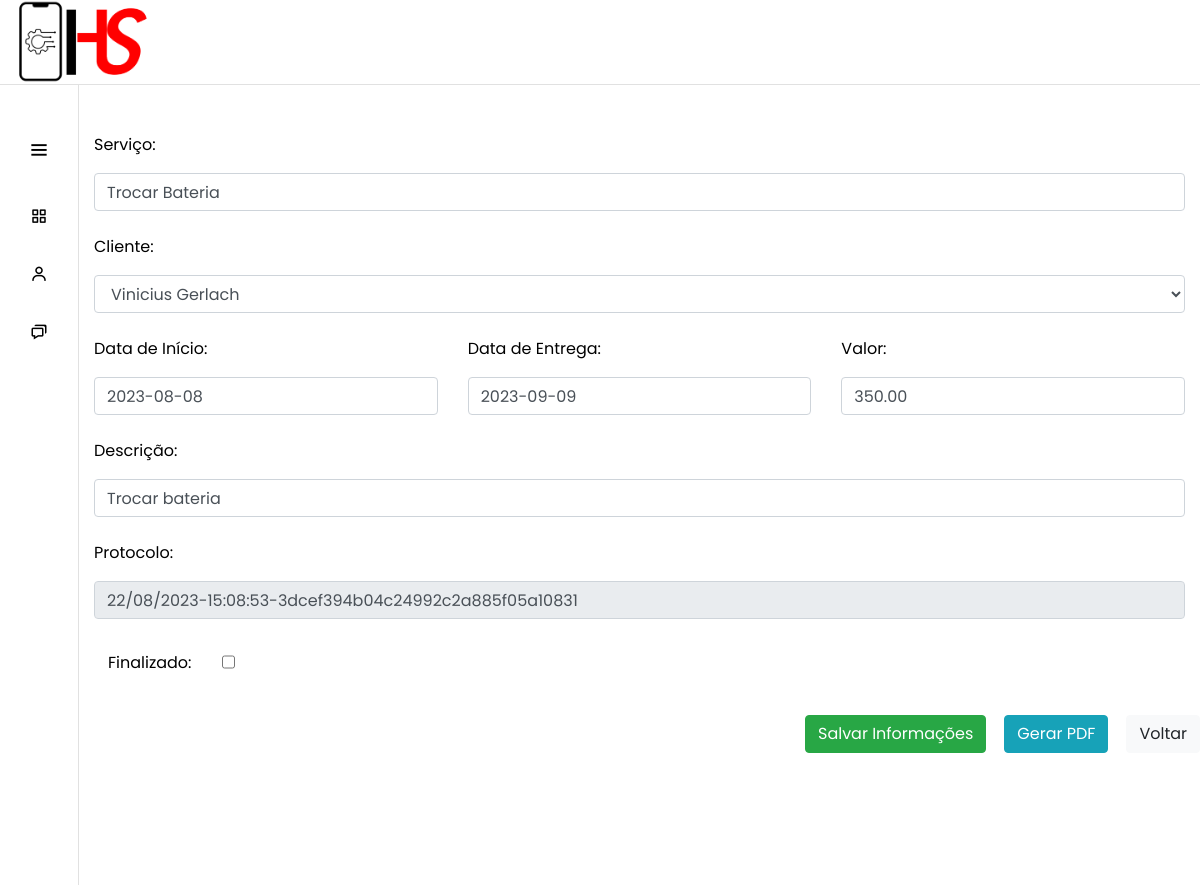
Page /servicos/servico/Xuy0KYKviwvmb17TLxJChA/ on the committed database.
### servicos/models.py (models this page shows, shortened)
class Servico(models.Model):
    servico = models.CharField(max_length=30)
    cliente = models.ForeignKey(Cliente, on_delete=models.SET_NULL, null=True)
    preco = models.DecimalField(max_digits=8, decimal_places=2, null=True)
    data_inicio = models.DateField(null=True)
    data_entrega = models.DateField(null=True)
    descricao = models.CharField(max_length=100, null=True)
    finalizado = models.BooleanField(default=False)
    protocolo = models.CharField(max_length=52, null=True, blank=True)
    identificador = models.CharField(max_length=24, null=True, blank=True)

### servicos/views.py (the view)
# urls.py: path('servico/<str:identificador>/', views.servico, name="servico"),
def servico(request, identificador):
    servico = get_object_or_404(Servico, identificador=identificador)
    form = FormServico(instance=servico)
    return render(request, 'servico.html', {'form': form, 'identificador': identificador})

### servicos/forms.py
class FormServico(ModelForm):
    class Meta:
        model = Servico
        fields = "__all__"
    def __init__(self, *args, **kwargs):
        super().__init__(*args, **kwargs)
        for field in self.fields:
            self.fields[field].widget.attrs.update({'class': 'form-control'})
        self.fields['protocolo'].widget.attrs.update({'readonly': 'readonly'})

### clientes/models.py (called while the page is built)
    def __str__(self) -> str:
        return self.nome_completo

### servicos/templates/servico.html
{% extends "base.html" %}
{% load static %}
{% block 'head' %}
    <link rel="stylesheet" href="{% static 'clientes/css/clientes.css' %}">
    <link rel="stylesheet" href="{% static 'servicos/css/listar_servico.css' %}">
{% endblock %}
{% block 'dashboard' %}
    <br>
    <br>
    <div class="container">
        <form action="{% url 'atualizar_servico' identificador %}" method="POST">{% csrf_token %}
            <div>
                <p>Serviço:</p>
                {{form.servico}}
                <br>
                <p>Cliente:</p>
                {{form.cliente}}
                <br>
            </div>
            <div class="row">
                <div class="col-md">
                    <p>Data de Início:</p>
                    {{form.data_inicio}}
                </div>
                <div class="col-md">
                    <p>Data de Entrega:</p>
                    {{form.data_entrega}}
                </div>
                <div class="col-md">
                    <p>Valor:</p>
                    {{form.preco}}
                </div>
            </div>
            <br>
            <div>
                <p>Descrição:</p>
                {{form.descricao}}
            </div>
            <br>
            <div>
                <p>Protocolo:</p>
                {{form.protocolo}}
            </div>
            <br>
            <div class="row">
                <div id="finalizado-label" class="col-md">
                    <p>Finalizado:</p>
                </div>
                <div id="finalizado-input" class="col-md">
                    {{form.finalizado}}
                </div>
            </div>
            <br>
            <div id="save-back" class="row">
                <div>
                    <input id="save-btn" type="submit" value="Salvar Informações" class="btn btn-success">
                </div>
                <div>
                    <a href="{% url 'gerar_pdf' identificador %}" id="back-btn" type="button" class="btn btn-info">Gerar PDF</a>
                </div>
                <div>
                    <a href="{% url 'servicos' %}" id="back-btn" type="button" class="btn btn-light">Voltar</a>
                </div>
            </div>
        </form>
    </div>
{% endblock %}

### templates/static/general/css/base.css (style rules this page uses)
* { margin: 0; padding: 0; box-sizing: border-box; font-family: "Poppins" , sans-serif; }

### templates/static/general/css/general.css (style rules this page uses)
:root { --main-color: #ffffff; --dark-color: rgb(255, 255, 255); --contrast-color: #ea3131; }

### templates/static/clientes/css/clientes.css (style rules this page uses)
#back-btn { margin-left: 18px; }
#save-back { float: right; }

### templates/static/servicos/css/listar_servico.css (style rules this page uses)
#finalizado-label { margin-top: 8px; margin-left: 14px; }
#finalizado-input { margin-right: 950px; }

### rows in the picture
Servico: servico "Trocar Bateria", cliente "Vinicius Gerlach", data_inicio "2023-08-08", data_entrega "2023-09-09", preco "350.00", descricao "Trocar bateria", protocolo "22/08/2023-15:08:53-3dcef394b04c24992c2a885f05a10831"
